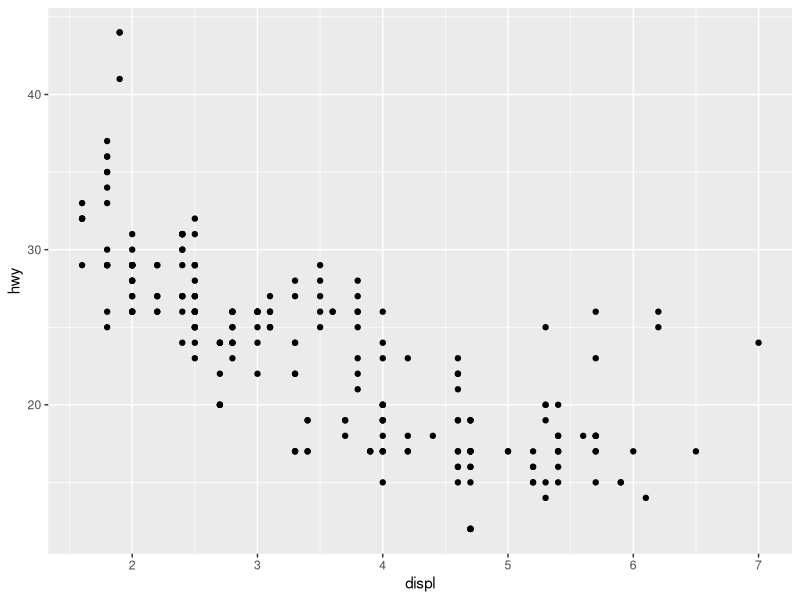
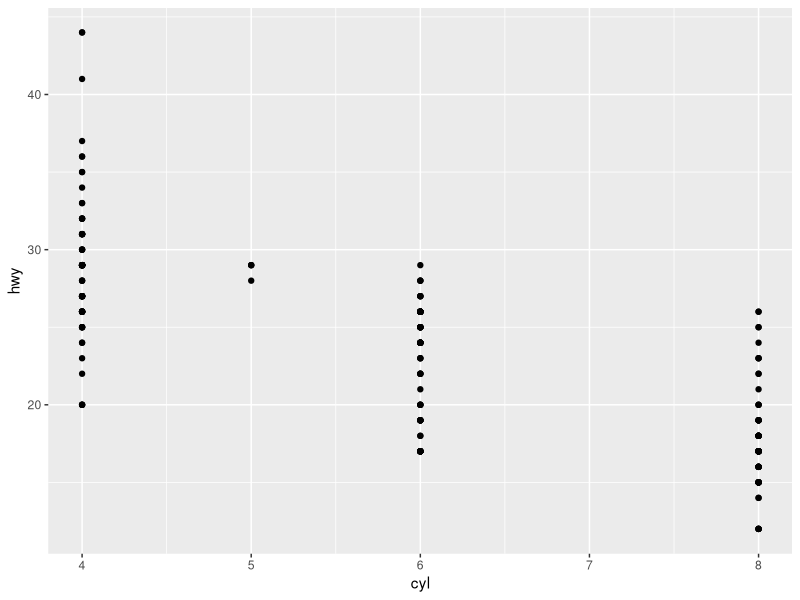
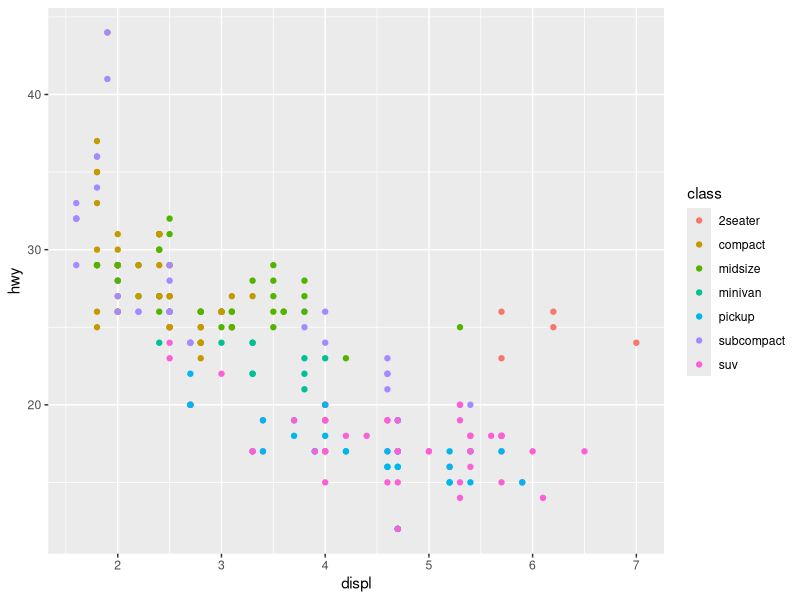
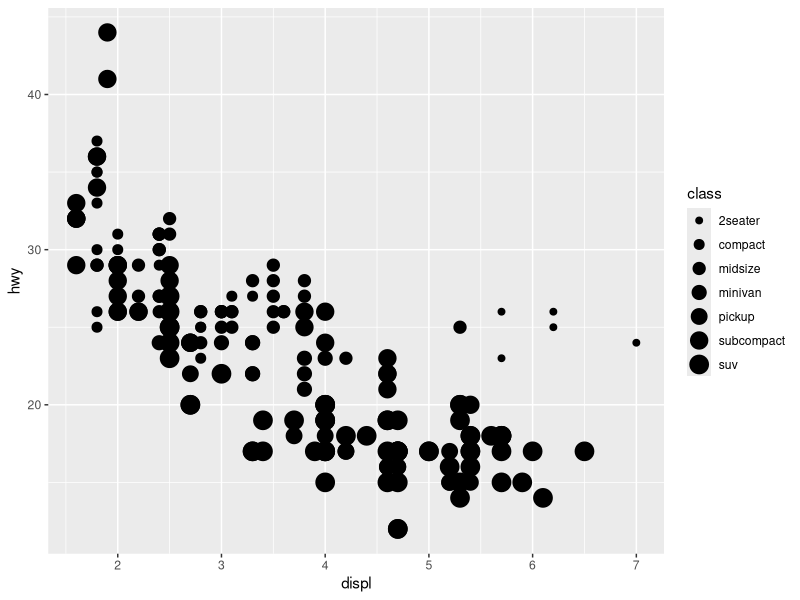
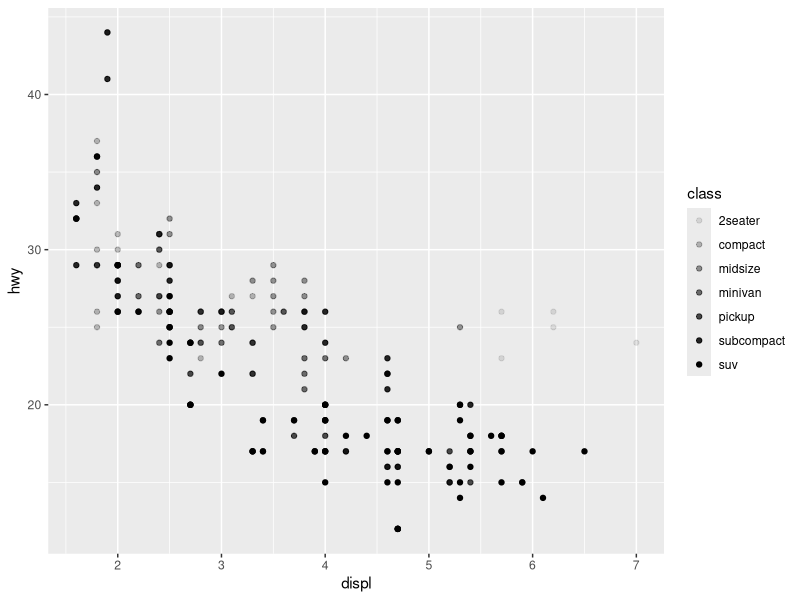
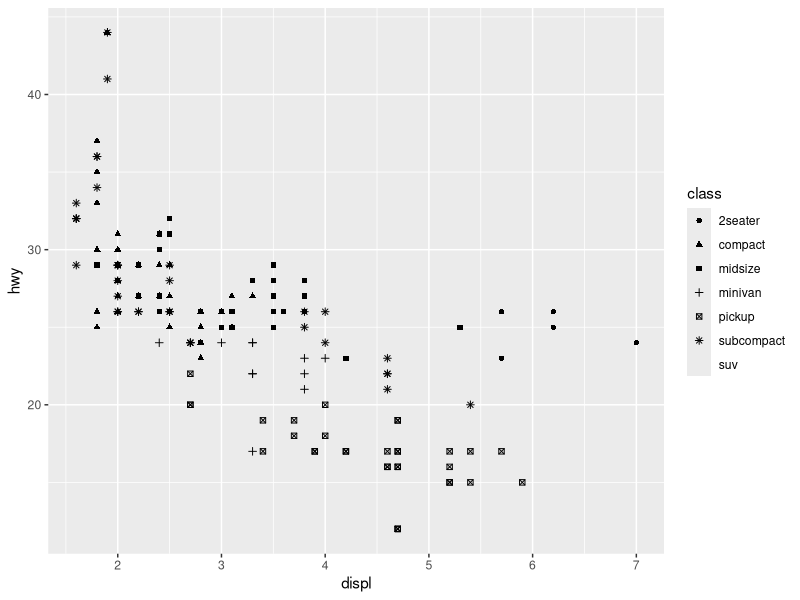
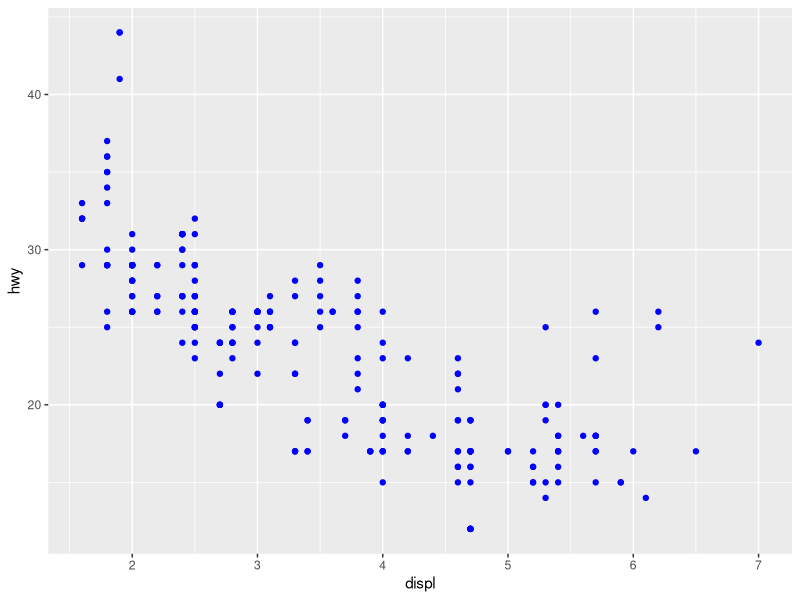
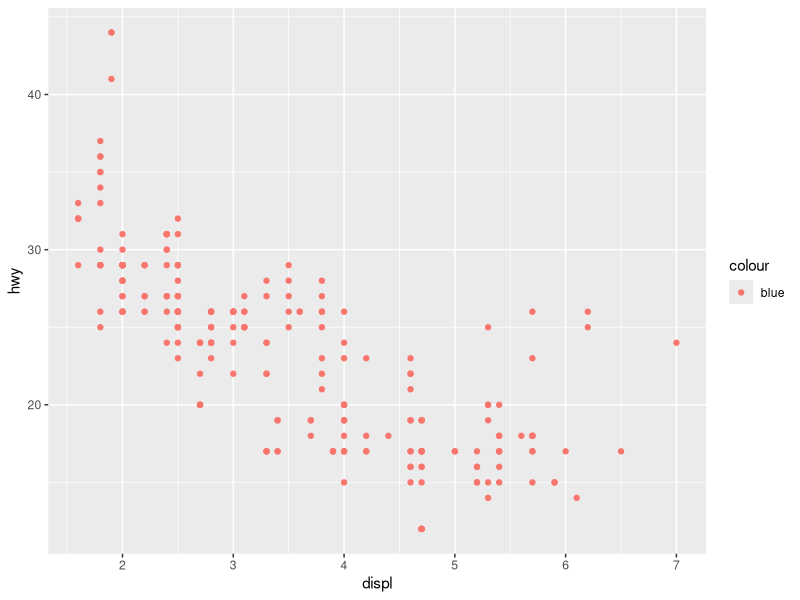

Write the R code that produced these figures, in order.
## ---- chunk 1
knitr::opts_chunk$set(echo = TRUE)
## ---- chunk 2
library("tidyverse")
## ---- chunk 3
ggplot2::mpg
## ---- chunk 4
?mpg
## ---- chunk 5
ggplot(data = mpg) +
  geom_point(mapping = aes(x = displ, y = hwy))
## ---- chunk 6
dim(mpg)
## ---- chunk 7
ggplot(data = mpg) +
  geom_point(mapping = aes(x = cyl, y = hwy))
## ---- chunk 8
ggplot(data = mpg) +
  geom_point(mapping = aes(x = displ, y = hwy, color = class))
## ---- chunk 9
ggplot(data = mpg) +
  geom_point(mapping = aes(x = displ, y = hwy, size = class))
## ---- chunk 10
# Left
ggplot(data = mpg) + 
  geom_point(mapping = aes(x = displ, y = hwy, alpha = class))

# Right
ggplot(data = mpg) + 
  geom_point(mapping = aes(x = displ, y = hwy, shape = class))
## ---- chunk 11
ggplot(data = mpg) + 
  geom_point(mapping = aes(x = displ, y = hwy), color = "blue")
## ---- chunk 12
ggplot(data = mpg) + 
  geom_point(mapping = aes(x = displ, y = hwy, color = "blue"))
## ---- chunk 13
ggplot(data = mpg) + 
  geom_point(mapping = aes(x = displ, y = hwy, color = class))
## ---- chunk 14
ggplot(data = mpg) +
  geom_point(mapping = aes(x = displ, y = hwy, size = class))
## ---- chunk 15
# Left
ggplot(data = mpg) + 
  geom_point(mapping = aes(x = displ, y = hwy, alpha = class))

# Right
ggplot(data = mpg) + 
  geom_point(mapping = aes(x = displ, y = hwy, shape = class))
## ---- chunk 16
ggplot(data = mpg) + 
  geom_point(mapping = aes(x = displ, y = hwy, color = displ < 5))
## ---- chunk 17
ggplot(data = mpg) + 
  geom_point(mapping = aes(x = displ, y = hwy)) + 
  facet_wrap(~ class, nrow = 2)
## ---- chunk 18
ggplot(data = mpg) + 
  geom_point(mapping = aes(x = displ, y = hwy)) + 
  facet_grid(drv ~ cyl)
## ---- chunk 19
ggplot(data = mpg) + 
  geom_point(mapping = aes(x = displ, y = hwy)) + 
  facet_grid(drv ~ hwy)
## ---- chunk 20
ggplot(data = mpg) + 
  geom_point(mapping = aes(x = drv, y = cyl)) +
  facet_grid(drv ~ cyl)
## ---- chunk 21
ggplot(data = mpg) + 
  geom_point(mapping = aes(x = displ, y = hwy)) +
  facet_grid(drv ~ .)

ggplot(data = mpg) + 
  geom_point(mapping = aes(x = displ, y = hwy)) +
  facet_grid(. ~ cyl)
## ---- chunk 22
ggplot(data = mpg) + 
  geom_point(mapping = aes(x = displ, y = hwy)) + 
  facet_wrap(~ class, nrow = 2)
## ---- chunk 23
?facet_wrap
## ---- chunk 24
# left
ggplot(data = mpg) + 
  geom_point(mapping = aes(x = displ, y = hwy))

# right
ggplot(data = mpg) + 
  geom_smooth(mapping = aes(x = displ, y = hwy))
## ---- chunk 25
ggplot(data = mpg) + 
  geom_smooth(mapping = aes(x = displ, y = hwy, linetype = drv))
## ---- chunk 26
ggplot(data = mpg) +
  geom_smooth(mapping = aes(x = displ, y = hwy))
              
ggplot(data = mpg) +
  geom_smooth(mapping = aes(x = displ, y = hwy, group = drv))
    
ggplot(data = mpg) +
  geom_smooth(
    mapping = aes(x = displ, y = hwy, color = drv),
    show.legend = FALSE)
## ---- chunk 27
ggplot(data = mpg) + 
  geom_point(mapping = aes(x = displ, y = hwy)) +
  geom_smooth(mapping = aes(x = displ, y = hwy))
## ---- chunk 28
ggplot(data = mpg, mapping = aes(x = displ, y = hwy)) + 
  geom_point(mapping = aes(color = class)) + 
  geom_smooth()
## ---- chunk 29
ggplot(data = mpg, mapping = aes(x = displ, y = hwy)) + 
  geom_point(mapping = aes(color = class)) + 
  geom_smooth(data = filter(mpg, class == "subcompact"), se = FALSE)
## ---- chunk 30
ggplot(data = mpg, mapping = aes(x = displ, y = hwy, color = drv)) + 
  geom_point() + 
  geom_smooth(se = FALSE)
## ---- chunk 31
ggplot(data = mpg, mapping = aes(x = displ, y = hwy)) + 
  geom_point() + 
  geom_smooth()

ggplot() + 
  geom_point(data = mpg, mapping = aes(x = displ, y = hwy)) + 
  geom_smooth(data = mpg, mapping = aes(x = displ, y = hwy))
## ---- chunk 32
ggplot(data = mpg, mapping = aes(x = displ, y = hwy)) + 
  geom_point() + 
  geom_smooth(se = FALSE)
## ---- chunk 33
ggplot(data = mpg, mapping = aes(x = displ, y = hwy)) + 
  geom_smooth(aes(group = drv), se = FALSE) +
  geom_point()
## ---- chunk 34
ggplot(data = mpg, mapping = aes(x = displ, y = hwy, color = drv)) + 
  geom_point() + 
  geom_smooth(se = FALSE)
## ---- chunk 35
ggplot(data = mpg, mapping = aes(x = displ, y = hwy)) + 
  geom_point(aes(color = drv)) + 
  geom_smooth(se = FALSE)
## ---- chunk 36
ggplot(data = mpg, mapping = aes(x = displ, y = hwy)) + 
  geom_point(aes(color = drv)) +
  geom_smooth(aes(linetype = drv), se = FALSE)
## ---- chunk 37
ggplot(data = mpg, mapping = aes(x = displ, y = hwy)) + 
  geom_point(size = 4, colour = "white") + 
  geom_point(aes(colour = drv))
## ---- chunk 38
ggplot(data = diamonds) + 
  geom_bar(mapping = aes(x = cut, colour = cut))
ggplot(data = diamonds) + 
  geom_bar(mapping = aes(x = cut, fill = cut))
## ---- chunk 39
ggplot(data = diamonds) + 
  geom_bar(mapping = aes(x = cut, fill = clarity))
## ---- chunk 40
ggplot(data = diamonds, mapping = aes(x = cut, fill = clarity)) + 
  geom_bar(alpha = 1/5, position = "identity")
ggplot(data = diamonds, mapping = aes(x = cut, colour = clarity)) + 
  geom_bar(fill = NA, position = "identity")
## ---- chunk 41
ggplot(data = diamonds) + 
  geom_bar(mapping = aes(x = cut, fill = clarity), position = "fill")
## ---- chunk 42
ggplot(data = diamonds) + 
  geom_bar(mapping = aes(x = cut, fill = clarity), position = "dodge")
## ---- chunk 43
ggplot(data = mpg) + 
  geom_point(mapping = aes(x = displ, y = hwy), position = "jitter")
## ---- chunk 44
ggplot(data = mpg, mapping = aes(x = cty, y = hwy)) + 
  geom_point()
## ---- chunk 45
ggplot(data = mpg, mapping = aes(x = cty, y = hwy)) + 
  geom_jitter()
## ---- chunk 46
ggplot(data = mpg, mapping = aes(x = class, y = hwy, color = drv)) + 
  geom_boxplot(position = "dodge")
## ---- chunk 47
ggplot(data = mpg, mapping = aes(x = class, y = hwy)) + 
  geom_boxplot()
ggplot(data = mpg, mapping = aes(x = class, y = hwy)) + 
  geom_boxplot() +
  coord_flip()
